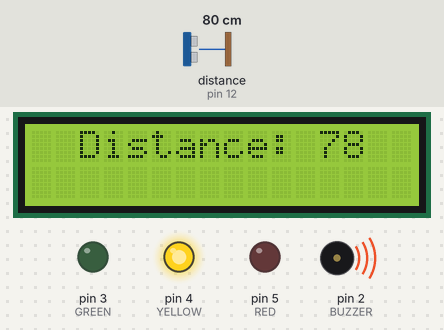
Bench run of a sketch on a simulated Arduino Uno, built with avr-gcc and run on an emulated ATmega328P. On the bench: 16×2 character LCD, output pins drawn as LEDs (lit = HIGH), buzzer (waves = sounding). Wiring (inferred from the names in the program): ultrasonic range finder: trigger pin 11; echo pin 12. Dashed ring = blinking. The inputs (shaded band) are chosen by the test bench; at power-on: distance to the obstacle (sensor on pin 12) 80 cm. The echo pulse lasts 58.3 µs per cm; pins used as bus, display or sensor lines are not drawn.

Above: at 1.2 s.
1.3 s: distance to the obstacle (sensor on pin 12) set to 2 cm
At 2.8 s:
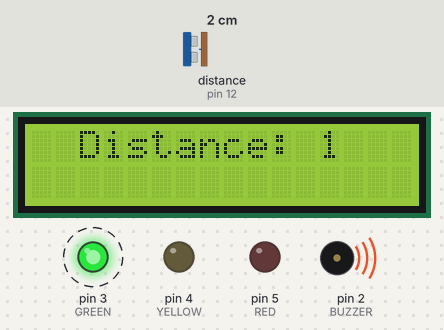
7.3 s: distance to the obstacle (sensor on pin 12) set to 299 cm
At 8.7 s:
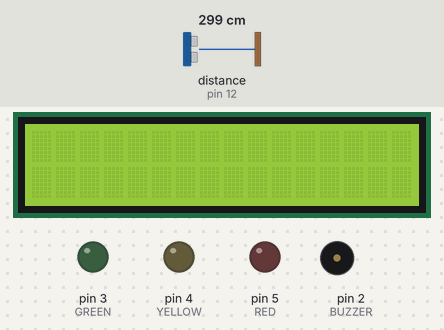
13.3 s: distance to the obstacle (sensor on pin 12) set to 120 cm
At 14.1 s:
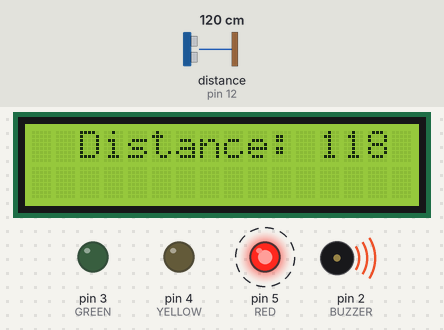
18.8 s: distance to the obstacle (sensor on pin 12) set to 250 cm
At 20.6 s:
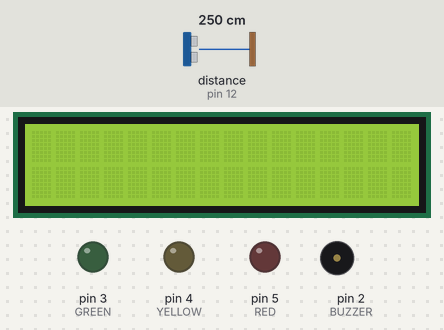
Timing chart, 0 to 22.1 s (numbered marks = the images above; inputs shaded):
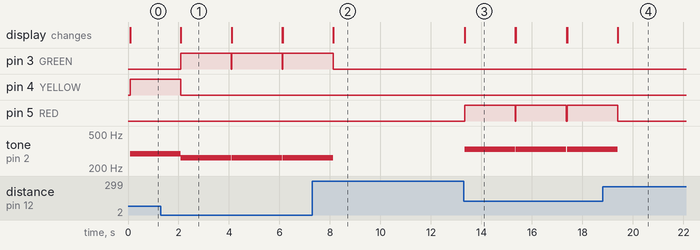

Measured:
- after the input at 1.3 s, pin 3 (GREEN): alternates HIGH for 2.0 s and LOW for 0.02 s, starting after 0.80 s; pin 4 (YELLOW): goes on until 2.1 s, then stays LOW; the display: first differs from a run without the input after 0.80 s (image 1)
- after the input at 7.3 s, pin 3 (GREEN): goes on until 8.1 s, then stays LOW; tone on pin 2 (BUZZER): goes on until 8.1 s, then stays silent
- after the input at 13.3 s, pin 5 (RED): alternates HIGH for 2.0 s and LOW for 0.02 s, starting at once; tone on pin 2 (BUZZER): alternates 330 Hz for 2.0 s and silent for 0.02 s, starting at once; the display: changes at once (image 3)
- after the input at 18.8 s, pin 5 (RED): goes on until 19.4 s, then stays LOW; tone on pin 2 (BUZZER): goes on until 19.4 s, then stays silent
- by itself, tone on pin 2 (BUZZER): alternates 262 Hz for 2.0 s and silent for 0.02 s
- what the display in image 1 shows lasts 2.0 s, from 2.1 s to 4.1 s

The sketch:

LCD_DistanceProject.ino
```cpp
#include <LiquidCrystal_I2C.h>

const int trigPin = 11;
const int echoPin = 12;

long duration;
int distance;

LiquidCrystal_I2C lcd(0x27, 16, 2);

void setup() {
    lcd.init();
    lcd.backlight();
    pinMode(2, OUTPUT); //BUZZER
    pinMode(3, OUTPUT); //GREEN
    pinMode(4, OUTPUT); //YELLOW
    pinMode(5, OUTPUT); //RED
    pinMode(trigPin, OUTPUT);
    pinMode(echoPin, INPUT);
    Serial.begin(9600);
}

void loop() {
    digitalWrite(trigPin, LOW);
    delayMicroseconds(2);
    digitalWrite(trigPin, HIGH);
    delayMicroseconds(10);
    digitalWrite(trigPin, LOW);
    duration = pulseIn(echoPin, HIGH);
    distance = duration*(0.034/2);

    lcd.setCursor(2, 0);
    lcd.print("Distance: ");
    lcd.print(distance);

    if (distance < 50 && distance > 0) {
        digitalWrite(3, HIGH);
        tone(2, 262);
        delay(2000);
        digitalWrite(3, LOW);
        noTone(2);
    }

    else if (distance > 50 && distance < 100) {
        digitalWrite(4, HIGH);
        tone(2, 294);
        delay(2000);
        digitalWrite(4, LOW);
        noTone(2);
    }

    else if (distance > 100 && distance < 150) {
        digitalWrite(5, HIGH);
        tone(2, 330);
        delay(2000);
        digitalWrite(5, LOW);
        noTone(2);
    }
    delayMicroseconds(1000);
    lcd.clear();
}
```
